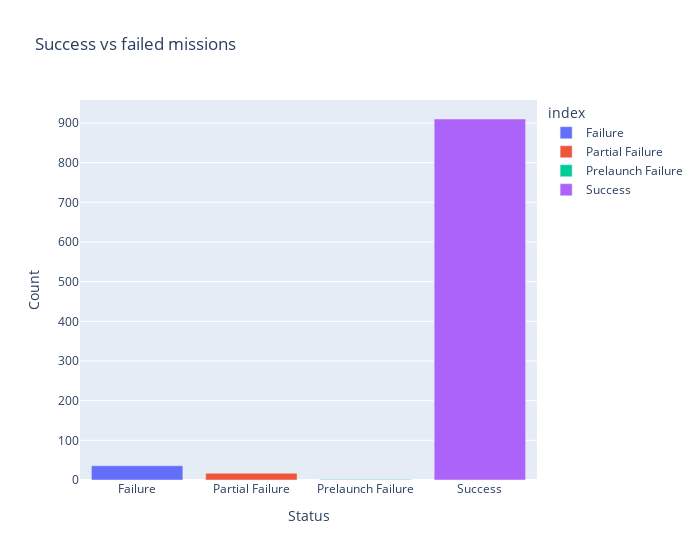

Notebook source saved alongside this figure:
### Code cell
fig = px.bar(success_vs_failed,
               x=success_vs_failed.index,
               y='Mission_Status',
               title='Success vs failed missions',
               color=success_vs_failed.index)

fig.update_layout(xaxis_title='Status',
                  yaxis_title='Count',
                  width=700)

fig.show()

### Figure 1 — Plotly figure (JSON) as saved in the notebook; plotly's stock layout.template omitted (floating-point values rounded to 4 significant figures)
{"data": [{"alignmentgroup": "True", "hovertemplate": "index=%{x}<br>Mission_Status=%{y}<extra></extra>", "legendgroup": "Failure", "marker": {"color": "#636efa", "pattern": {"shape": ""}}, "name": "Failure", "offsetgroup": "Failure", "orientation": "v", "showlegend": true, "textposition": "auto", "type": "bar", "x": ["Failure"], "xaxis": "x", "y": [36], "yaxis": "y"}, {"alignmentgroup": "True", "hovertemplate": "index=%{x}<br>Mission_Status=%{y}<extra></extra>", "legendgroup": "Partial Failure", "marker": {"color": "#EF553B", "pattern": {"shape": ""}}, "name": "Partial Failure", "offsetgroup": "Partial Failure", "orientation": "v", "showlegend": true, "textposition": "auto", "type": "bar", "x": ["Partial Failure"], "xaxis": "x", "y": [17], "yaxis": "y"}, {"alignmentgroup": "True", "hovertemplate": "index=%{x}<br>Mission_Status=%{y}<extra></extra>", "legendgroup": "Prelaunch Failure", "marker": {"color": "#00cc96", "pattern": {"shape": ""}}, "name": "Prelaunch Failure", "offsetgroup": "Prelaunch Failure", "orientation": "v", "showlegend": true, "textposition": "auto", "type": "bar", "x": ["Prelaunch Failure"], "xaxis": "x", "y": [1], "yaxis": "y"}, {"alignmentgroup": "True", "hovertemplate": "index=%{x}<br>Mission_Status=%{y}<extra></extra>", "legendgroup": "Success", "marker": {"color": "#ab63fa", "pattern": {"shape": ""}}, "name": "Success", "offsetgroup": "Success", "orientation": "v", "showlegend": true, "textposition": "auto", "type": "bar", "x": ["Success"], "xaxis": "x", "y": [910], "yaxis": "y"}], "layout": {"barmode": "relative", "legend": {"title": {"text": "index"}, "tracegroupgap": 0}, "title": {"text": "Success vs failed missions"}, "width": 700, "xaxis": {"anchor": "y", "categoryarray": ["Failure", "Partial Failure", "Prelaunch Failure", "Success"], "categoryorder": "array", "domain": [0, 1], "title": {"text": "Status"}}, "yaxis": {"anchor": "x", "domain": [0, 1], "title": {"text": "Count"}}}}
